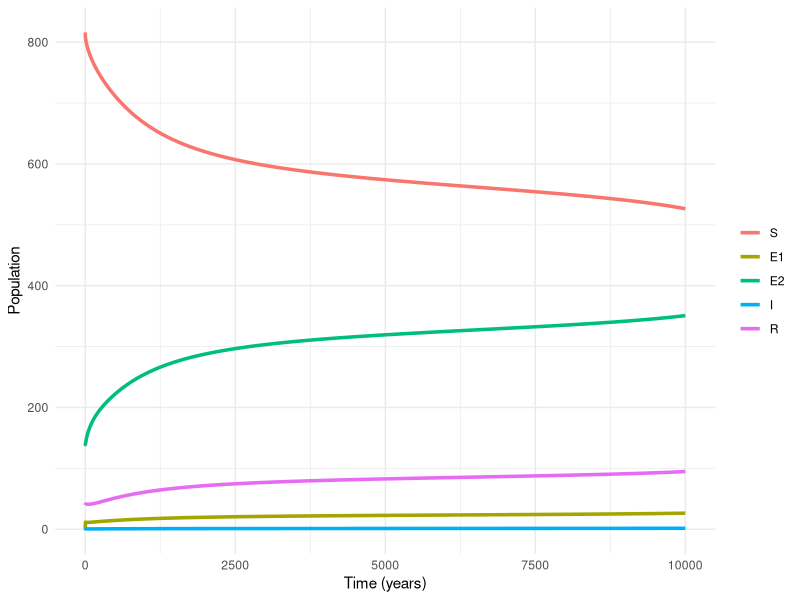

Reproduce this figure in R.
library(deSolve)
library(dplyr)
library(reshape2)
library(ggplot2)
library(tidyr)

# Define parameters - based on those from Dye et al. J Roy Soc Inter 2008 (PMCID: PMC3226985) and Dowdy et al. IJTLD 2014 (PMCID: PMC4041555)
parms <- c(
  
  # all time units are years
  
  # demography
  mu = 0.01,    # Birth rate 
  pi = 5.89,    # Effective per capita contact rate (contact rate, or alpha * probability of infection per contact, or beta)
  # force of infection, lambda = alpha * beta * I(t)/N
  
  # natural history 
  theta = 0.03,   # Rate of fast progression
  nu = 0.2,       # Rate of immune stabilization 
  sigma = 0.0005, # Rate of reactivation  
  p = 0.5,        # Reduced risk of secondary infection (E2 -> E1, R -> E2, R -> I)
  tau = 0.9,      # Rate of recovery 
  m = 0           # Rate of mortality from TB 
)

# Define the differential equations model
tb_model <- function(times, init, parms) {
  with(as.list(c(init, parms)), {
    
    # Differential equations
    
    N = S+E1+E2+I+R
      
    dS <- mu*N - pi*(I/N)*S - mu*S
    dE1 <- pi*(I/N)*S + p*pi*(I/N)*E2 - nu*E1 - theta*E1 - mu*E1
    dE2 <- nu*E1 - p*pi*(I/N)*E2 - sigma*E2 - mu*E2
    dI <- theta*E1 + sigma*E2 + p*pi*(I/N)*R - tau*I - m*I - mu*I 
    dR <- tau*I - p*pi*(I/N)*R  - mu*R
    
    # Return rates of change
    list(c(dS, dE1, dE2, dI, dR))
  })
}

# Initial state values, N = 1000
init <- c(
  S = 816, E1 = 2, E2 = 140, I = 2, R = 40
) 


# Time sequence for simulation
times <- seq(0, 10000, by = 1) # for 10000 years, by year

# Solve the system of equations
out <- lsoda(y = init, times = times, func = tb_model, parms = parms)

# Convert output to data frame and long format for plotting
out_df <- as.data.frame(out)
out_long <- melt(as.data.frame(out_df),"time")

# Plot results with ggplot2
ggplot(out_long, aes(x = time, y = value, color = variable, group = variable)) +
  geom_line(size = 1.2) +
  xlab("Time (years)") + ylab("Population") +
  theme_minimal() +
  theme(legend.title = element_blank())

# Calculate epidemiological measures
out_df %>%
  mutate(N = S + E1 + E2 + I + R ,
         Ip100k = 1e5 * ((parms["theta"]*E1) + # cases due to fast progression
                           (parms["sigma"]*E2) + # cases due to slow progression
                           (parms["p"]*parms["pi"]*(I/N)*R)) / N , # cases due to reinfection  
         Mp100k = 1e5 * (parms["m"]*I) / N ,
         inf_prev = (E1 + E2 + I + R) / N) %>%  
  tail(5)


# Question 1. In the code above, write the expressions to calculate incidence (per 100k), mortality (per 100k), and infection prevalence.

# Question 2. What is the incidence and prevalence of Mtb infection at the final time step in the model? 
# Is this is line with incidence and prevalence in India? If not, why not? 

# Incidence is 140 per 100k
# Mtb infection prevalence in 47%

# Question 4. What proportion of TB cases are due to fast progression? Recurrent (or reinfection) TB? Reactivation?
# Is that what you would expect?

# 56% from primary fast progression, 13% from reactivation, 31% from reinfection

# Question 4. How sensitive is incidence to changes in 
# tau (which is the inverse of the duration of infectious period),
# and theta (the rate of fast progression)? What about sigma, the rate of reactivation?
# What does this tell you about the relative importance of these parameters?

# Model should be fit to local data, to estimate values for each parameter that give steady-state dynamics. We won't talk about fitting today,
# but a critical first step before introducing an intervention to the model.
